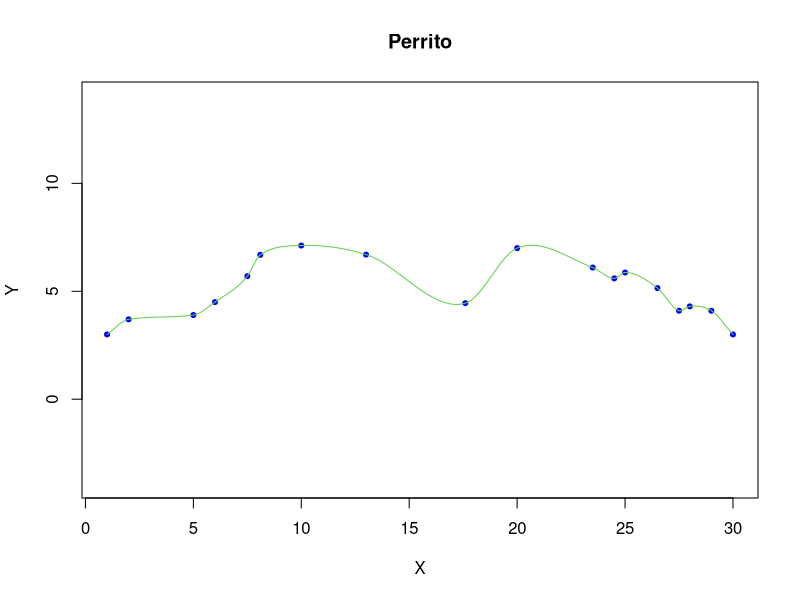

Here is the R script that generated this plot:
#Problema 6
#Ejercicios adicionales
#Spline cúbico teórico 
y=c(3,3.7,3.9,4.5,5.7,6.69,7.12,6.7,4.45,7,6.1,5.6,5.87,5.15,4.1,4.3,4.1,3)                                                                                                       
x=c(1,2,5,6,7.5,8.1,10,13,17.6,20,23.5,24.5,25,26.5,27.5,28,29,30)
s1<-splinefun(x,y,method="monoH.FC",ties=mean)
plot(x,y, pch=20, cex=1, col = "blue", asp=1,xlab="X", ylab="Y", main="Perrito")
curve(s1(x),add = TRUE, col = 3, n = 1001)